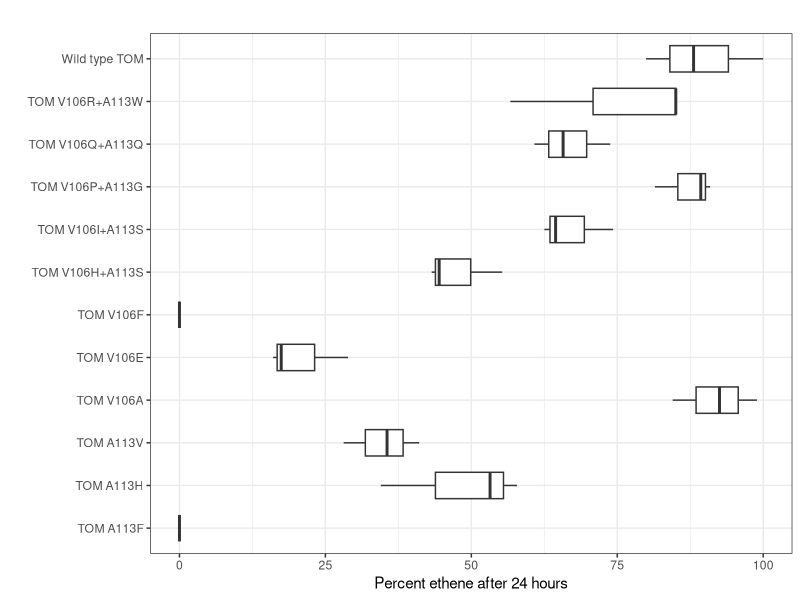

This figure's R source: (Note: this script raises an error after producing the figure.)
#r script for graphing TMO variants
d=read.csv('variants.csv')
d$Percent = d$Eth / max(d$Eth) * 100
d$eth.umol =  d$Eth / max(d$Eth)
d$Strain2 = reorder(d$Strain, -d$Eth)

library(ggplot2)
ggplot(d, aes(Strain,Percent)) + 
# tufte-style
geom_boxplot(width=0.618, ) + coord_flip() + 
labs(title="",x="", y="Percent ethene after 24 hours") + 
theme_bw() + 
ggsave('variants.png',width=5,height=5)
